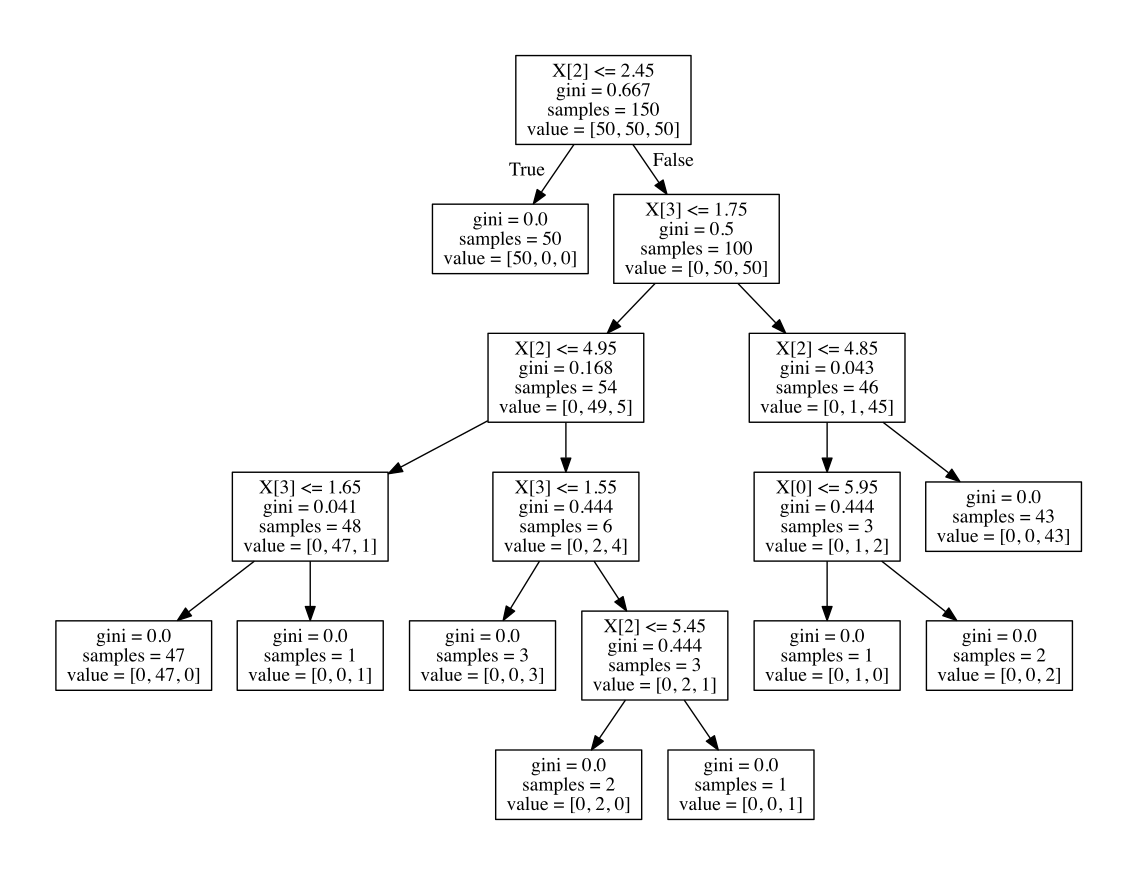

The script that drew this image:
from sklearn.datasets import load_iris
from sklearn import tree
import pydotplus
import pydotplus
iris = load_iris()
clf = tree.DecisionTreeClassifier()
clf = clf.fit(iris.data, iris.target)
dot_data = tree.export_graphviz(clf, out_file=None)
graph = pydotplus.graph_from_dot_data(dot_data)
graph.write_pdf("./iris.pdf")
